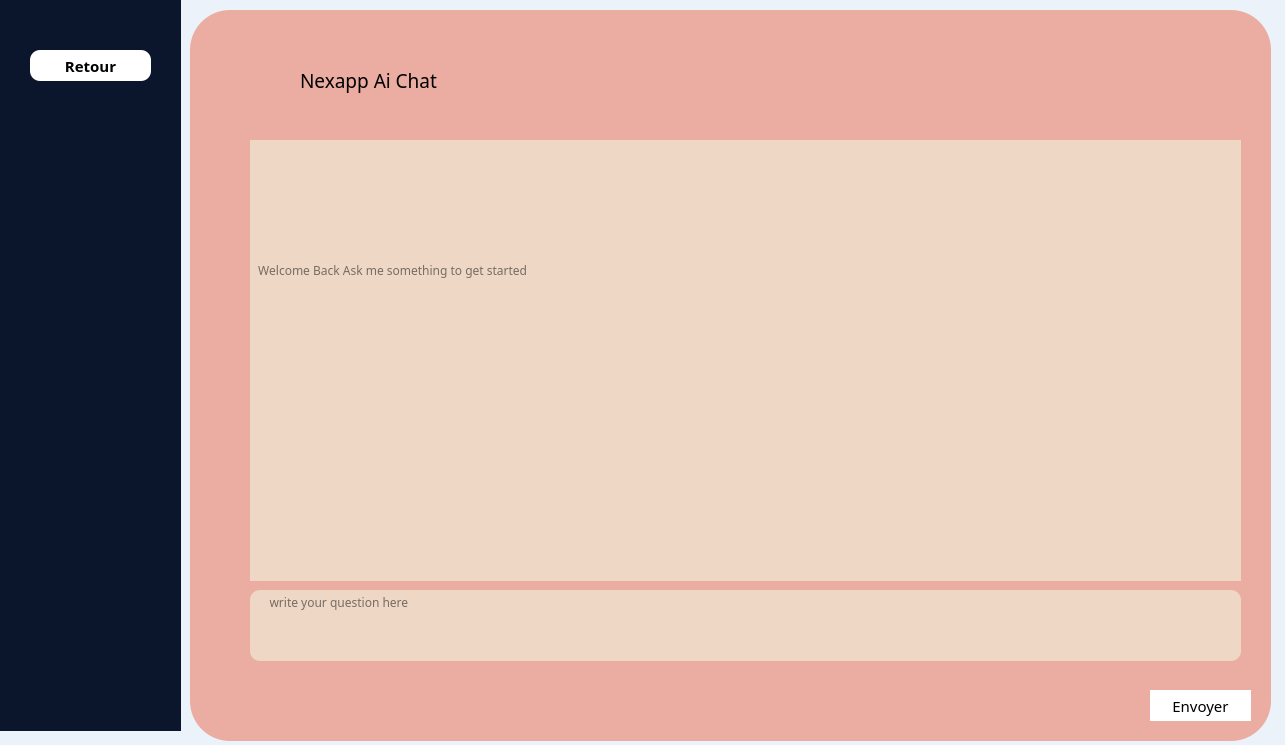
<?xml version="1.0" encoding="UTF-8"?>
<ui version="4.0">
 <class>chat</class>
 <widget class="QDialog" name="chat">
  <property name="geometry">
   <rect>
    <x>0</x>
    <y>0</y>
    <width>1285</width>
    <height>745</height>
   </rect>
  </property>
  <property name="windowTitle">
   <string>Dialog</string>
  </property>
  <property name="styleSheet">
   <string notr="true">background-color: rgb(235, 242, 250);
</string>
  </property>
  <widget class="QWidget" name="widget" native="true">
   <property name="geometry">
    <rect>
     <x>0</x>
     <y>0</y>
     <width>181</width>
     <height>731</height>
    </rect>
   </property>
   <property name="styleSheet">
    <string notr="true">background-color: rgb(11, 22, 44);</string>
   </property>
   <widget class="QPushButton" name="pushButton_3">
    <property name="geometry">
     <rect>
      <x>30</x>
      <y>50</y>
      <width>121</width>
      <height>31</height>
     </rect>
    </property>
    <property name="font">
     <font>
      <family>Segoe Print</family>
      <pointsize>11</pointsize>
      <bold>true</bold>
     </font>
    </property>
    <property name="styleSheet">
     <string notr="true">border-radius: 10px;
background-color: rgb(255, 255, 255);</string>
    </property>
    <property name="text">
     <string>Retour</string>
    </property>
   </widget>
  </widget>
  <widget class="QWidget" name="widget_2" native="true">
   <property name="geometry">
    <rect>
     <x>190</x>
     <y>10</y>
     <width>1081</width>
     <height>731</height>
    </rect>
   </property>
   <property name="styleSheet">
    <string notr="true">background-color: rgb(235, 172, 162);
border-radius: 40px;</string>
   </property>
   <widget class="QLineEdit" name="labelUserMessage">
    <property name="geometry">
     <rect>
      <x>60</x>
      <y>230</y>
      <width>991</width>
      <height>61</height>
     </rect>
    </property>
    <property name="font">
     <font>
      <family>Segoe Print</family>
     </font>
    </property>
    <property name="styleSheet">
     <string notr="true">/*background-color: rgb(206, 106, 107);*/
background-color: rgb(238, 215, 197);
border-radius: 0;
</string>
    </property>
    <property name="readOnly">
     <bool>true</bool>
    </property>
    <property name="placeholderText">
     <string>  Welcome Back Ask me something to get started </string>
    </property>
   </widget>
   <widget class="QLineEdit" name="labelChatResponse">
    <property name="geometry">
     <rect>
      <x>60</x>
      <y>290</y>
      <width>991</width>
      <height>281</height>
     </rect>
    </property>
    <property name="styleSheet">
     <string notr="true">background-color: rgb(238, 215, 197);

border-radius: 0;
</string>
    </property>
    <property name="readOnly">
     <bool>true</bool>
    </property>
    <property name="placeholderText">
     <string/>
    </property>
   </widget>
   <widget class="QPushButton" name="pushButton">
    <property name="geometry">
     <rect>
      <x>960</x>
      <y>680</y>
      <width>101</width>
      <height>31</height>
     </rect>
    </property>
    <property name="font">
     <font>
      <family>Segoe Print</family>
      <pointsize>11</pointsize>
      <bold>false</bold>
     </font>
    </property>
    <property name="mouseTracking">
     <bool>true</bool>
    </property>
    <property name="tabletTracking">
     <bool>true</bool>
    </property>
    <property name="styleSheet">
     <string notr="true">background-color: rgb(255, 255, 255);</string>
    </property>
    <property name="text">
     <string>Envoyer</string>
    </property>
   </widget>
   <widget class="QTextEdit" name="textEditMessage">
    <property name="geometry">
     <rect>
      <x>60</x>
      <y>580</y>
      <width>991</width>
      <height>71</height>
     </rect>
    </property>
    <property name="font">
     <font>
      <family>Segoe Print</family>
      <pointsize>9</pointsize>
     </font>
    </property>
    <property name="styleSheet">
     <string notr="true">/*background-color: rgb(206, 106, 107);*/
border-radius: 10px;
background-color: rgb(238, 215, 197);</string>
    </property>
    <property name="placeholderText">
     <string>     write your question here</string>
    </property>
   </widget>
   <widget class="QLabel" name="label_7">
    <property name="geometry">
     <rect>
      <x>110</x>
      <y>50</y>
      <width>401</width>
      <height>41</height>
     </rect>
    </property>
    <property name="font">
     <font>
      <family>Segoe Print</family>
      <pointsize>14</pointsize>
      <bold>false</bold>
     </font>
    </property>
    <property name="styleSheet">
     <string notr="true"/>
    </property>
    <property name="text">
     <string>Nexapp Ai Chat</string>
    </property>
   </widget>
   <widget class="QLabel" name="labelImage">
    <property name="geometry">
     <rect>
      <x>470</x>
      <y>0</y>
      <width>141</width>
      <height>131</height>
     </rect>
    </property>
    <property name="styleSheet">
     <string notr="true"/>
    </property>
    <property name="text">
     <string/>
    </property>
    <property name="pixmap">
     <pixmap>../../../Pictures/8058698-removebg-preview.png</pixmap>
    </property>
   </widget>
   <widget class="QLabel" name="labelHistorique">
    <property name="geometry">
     <rect>
      <x>60</x>
      <y>130</y>
      <width>991</width>
      <height>101</height>
     </rect>
    </property>
    <property name="styleSheet">
     <string notr="true">background-color: rgb(238, 215, 197);

border-radius: 0;

</string>
    </property>
    <property name="text">
     <string/>
    </property>
   </widget>
  </widget>
 </widget>
 <resources/>
 <connections/>
</ui>
